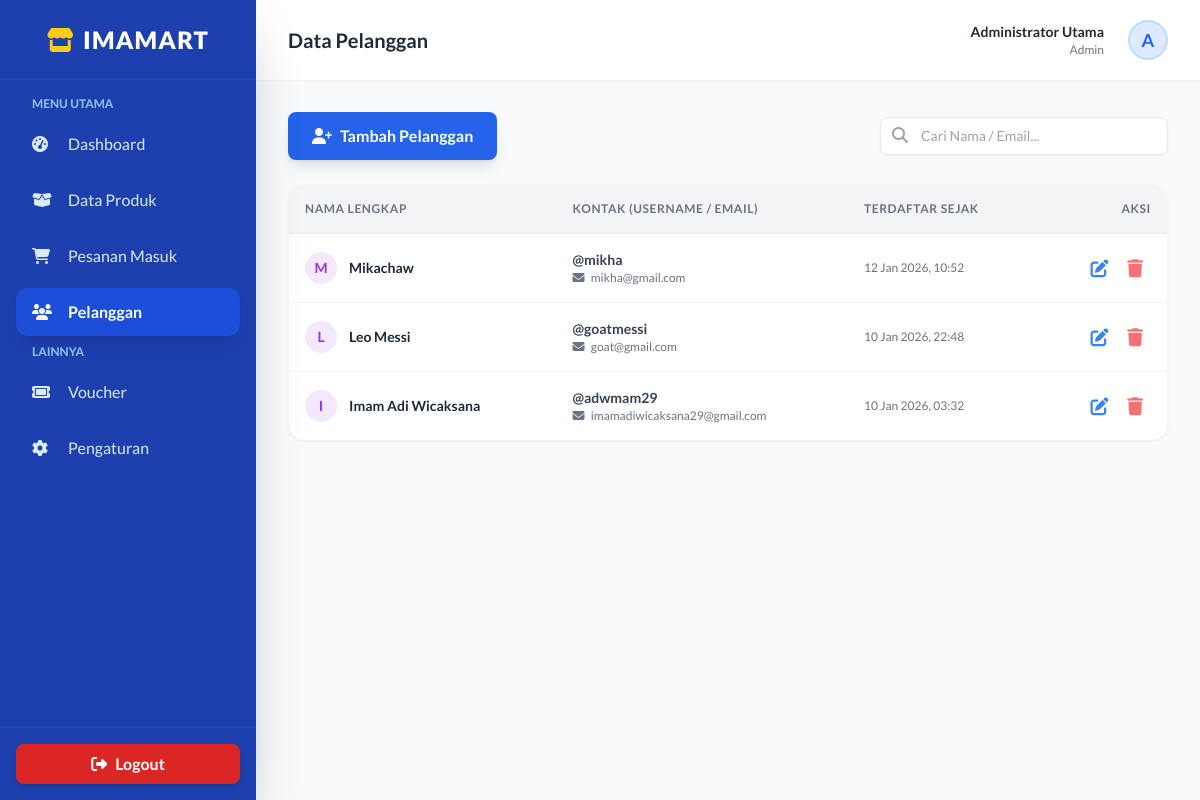
The app's page /pelanggan.php (signed in) with its own data.
### tables this page shows
CREATE TABLE `users` (
  `id` int(11) NOT NULL,
  `fullname` varchar(100) NOT NULL,
  `username` varchar(50) NOT NULL,
  `email` varchar(100) NOT NULL,
  `password` varchar(255) NOT NULL,
  `role` enum('admin','user') DEFAULT 'user',
  `created_at` timestamp NOT NULL DEFAULT current_timestamp()
);

### pelanggan.php (the view, shortened to what this page needs)
<?php
require 'koneksi.php';
$query_admin = mysqli_query($conn, "SELECT * FROM users WHERE username = 'admin' LIMIT 1");
$admin = mysqli_fetch_assoc($query_admin);
$query_users = "SELECT * FROM users WHERE role='user' ORDER BY created_at DESC";
$users = mysqli_query($conn, $query_users);
?>
<!DOCTYPE html>
<html lang="id">
<head>
    <script src="https://cdn.tailwindcss.com"></script>
    <link rel="stylesheet" href="https://cdnjs.cloudflare.com/ajax/libs/font-awesome/6.4.0/css/all.min.css">
</head>
<body class="font-lato bg-gray-100 flex h-screen overflow-hidden">
    <aside id="admin-sidebar" class="w-64 bg-blue-800 text-white flex flex-col shadow-2xl z-50 fixed md:relative h-full transform -translate-x-full md:translate-x-0 transition-transform duration-300 ease-in-out">
        <div class="h-20 flex items-center justify-center border-b border-blue-700 relative">
            <h1 class="text-2xl font-black tracking-wider flex items-center gap-2">
                <i class="fa-solid fa-store text-yellow-400"></i> IMAMART
            </h1>
        </div>
        <nav class="flex-grow p-4 space-y-2 overflow-y-auto">
            <p class="text-xs text-blue-300 font-bold uppercase mb-2 px-4">Menu Utama</p>
            <a href="admin.php" class="flex items-center gap-3 px-4 py-3 text-blue-100 hover:bg-blue-700 hover:text-white rounded-xl transition">
                <i class="fa-solid fa-gauge-high w-6"></i> Dashboard
            </a>
            <a href="data_produk.php" class="flex items-center gap-3 px-4 py-3 text-blue-100 hover:bg-blue-700 hover:text-white rounded-xl transition">
                <i class="fa-solid fa-box-open w-6"></i> Data Produk
            </a>
            <a href="pesanan_masuk.php" class="flex items-center gap-3 px-4 py-3 text-blue-100 hover:bg-blue-700 hover:text-white rounded-xl transition">
                <i class="fa-solid fa-cart-shopping w-6"></i> Pesanan Masuk
            </a>
            <a href="#" class="flex items-center gap-3 px-4 py-3 bg-blue-700 rounded-xl text-white shadow-lg font-bold transition">
                <i class="fa-solid fa-users w-6"></i> Pelanggan
            </a>
            <p class="text-xs text-blue-300 font-bold uppercase mt-6 mb-2 px-4">Lainnya</p>
            <a href="voucher_admin.php" class="flex items-center gap-3 px-4 py-3 text-blue-100 hover:bg-blue-700 hover:text-white rounded-xl transition">
                <i class="fa-solid fa-ticket w-6"></i> Voucher
            </a>
            <a href="pengaturan.php" class="flex items-center gap-3 px-4 py-3 text-blue-100 hover:bg-blue-700 hover:text-white rounded-xl transition">
                <i class="fa-solid fa-gear w-6"></i> Pengaturan
            </a>
        </nav>
        <div class="p-4 border-t border-blue-700">
            <a href="logout.php" onclick="return confirm('Yakin ingin keluar?');" class="flex items-center justify-center gap-2 w-full bg-red-600 hover:bg-red-700 text-white py-2 rounded-lg font-bold transition shadow-md">
                <i class="fa-solid fa-right-from-bracket"></i> Logout
            </a>
        </div>
    </aside>
    <main class="flex-1 flex flex-col overflow-hidden relative">
        <header class="h-20 bg-white shadow-sm flex items-center justify-between px-8 z-10">
            <div class="flex items-center gap-4">
                <h2 class="text-xl font-bold text-gray-800">Data Pelanggan</h2>
            </div>
            <div class="flex items-center gap-6">
                <div class="text-right hidden sm:block">
                    <p class="text-sm font-bold text-gray-800"><?php echo $admin ? $admin['fullname'] : 'Admin Utama'; ?></p>
                    <p class="text-xs text-gray-500 capitalize"><?php echo $admin ? $admin['role'] : 'admin'; ?></p>
                </div>
                <div class="w-10 h-10 bg-blue-100 text-blue-600 rounded-full flex items-center justify-center font-bold text-lg border-2 border-blue-200"><?php echo $admin ? strtoupper(substr($admin['fullname'], 0, 1)) : 'A'; ?></div>
            </div>
        </header>
        <div class="flex-1 overflow-x-hidden overflow-y-auto bg-gray-50 p-8">
            <div class="flex flex-col sm:flex-row justify-between items-center mb-6 gap-4">
                <button onclick="openModal('addModal')" class="bg-blue-600 hover:bg-blue-700 text-white px-6 py-3 rounded-lg font-bold shadow-lg transition flex items-center gap-2">
                    <i class="fa-solid fa-user-plus"></i> Tambah Pelanggan
                </button>
                <div class="relative w-full sm:w-72">
                    <input type="text" id="searchInput" onkeyup="searchTable()" placeholder="Cari Nama / Email..." class="w-full pl-10 pr-4 py-2 border rounded-lg focus:outline-none focus:ring-2 focus:ring-blue-500 text-sm shadow-sm">
                    <i class="fa-solid fa-search absolute left-3 top-2.5 text-gray-400"></i>
                </div>
            </div>
            <div class="bg-white rounded-2xl shadow-sm border border-gray-100 overflow-hidden">
                <div class="overflow-x-auto">
                    <table class="w-full text-left border-collapse" id="userTable">
                        <thead>
                            <tr class="bg-gray-100 text-gray-500 text-xs uppercase tracking-wider border-b border-gray-200">
                                <th class="p-4 font-bold">Nama Lengkap</th>
                                <th class="p-4 font-bold">Kontak (Username / Email)</th>
                                <th class="p-4 font-bold">Terdaftar Sejak</th>
                                <th class="p-4 font-bold text-right">Aksi</th>
                            </tr>
                        </thead>
                        <tbody class="text-sm divide-y divide-gray-100">
                            <?php if(mysqli_num_rows($users) == 0): ?>
                                <tr><td colspan="4" class="p-8 text-center text-gray-400">Belum ada data pelanggan.</td></tr>
                            <?php else: ?>
                                <?php while($row = mysqli_fetch_assoc($users)): ?>
                                <tr class="hover:bg-blue-50 transition">
                                    <td class="p-4">
                                        <div class="flex items-center gap-3">
                                            <div class="w-8 h-8 rounded-full bg-purple-100 text-purple-600 flex items-center justify-center font-bold">
                                                <?php echo strtoupper(substr($row['fullname'], 0, 1)); ?>
                                            </div>
                                            <span class="font-bold text-gray-800"><?php echo $row['fullname']; ?></span>
                                        </div>
                                    </td>
                                    <td class="p-4">
                                        <p class="font-bold text-gray-700">@<?php echo $row['username']; ?></p>
                                        <p class="text-xs text-gray-500"><i class="fa-solid fa-envelope mr-1"></i> <?php echo $row['email']; ?></p>
                                    </td>
                                    <td class="p-4 text-gray-500 text-xs">
                                        <?php echo date('d M Y, H:i', strtotime($row['created_at'])); ?>
                                    </td>
                                    <td class="p-4 text-right">
                                        <button onclick='editUser(<?php echo json_encode($row); ?>)' class="text-blue-500 hover:text-blue-700 px-2 transition" title="Edit">
                                            <i class="fa-solid fa-pen-to-square text-lg"></i>
                                        </button>
                                        <button onclick="confirmDelete(<?php echo $row['id']; ?>)" class="text-red-400 hover:text-red-600 px-2 transition" title="Hapus">
                                            <i class="fa-solid fa-trash text-lg"></i>
                                        </button>
                                    </td>
                                </tr>
                                <?php endwhile; ?>
                            <?php endif; ?>
                        </tbody>
                    </table>
                </div>
            </div>
        </div>
    </main>
</body>
</html>

### records on screen
users: fullname "Administrator Utama", role "Admin", fullname "A"
users: fullname "M", fullname "Mikachaw", username "mikha", email "mikha@gmail.com", created_at "12 Jan 2026, 10:52"
users: fullname "L", fullname "Leo Messi", username "goatmessi", email "goat@gmail.com", created_at "10 Jan 2026, 22:48"
users: fullname "I", fullname "Imam Adi Wicaksana", username "adwmam29", email "imamadiwicaksana29@gmail.com", created_at "10 Jan 2026, 03:32"
